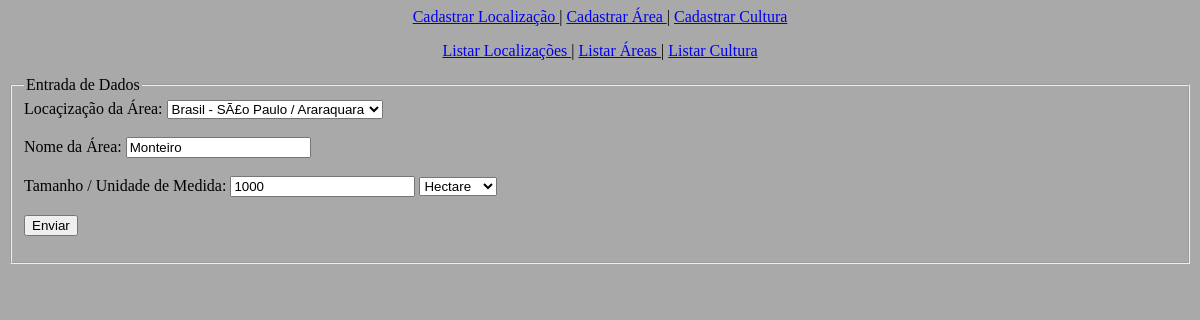
/form_alterar_area.php?id=1, run on the app's committed database.
### tables this page shows
CREATE TABLE IF NOT EXISTS `area` (
  `ID_area` int(5) NOT NULL AUTO_INCREMENT,
  `cod_localizacao` varchar(50) NOT NULL,
  `nome` varchar(50) NOT NULL,
  `uni_medida` varchar(10) NOT NULL,
  `tamanho` double NOT NULL,
  PRIMARY KEY (`ID_area`),
  KEY `cod_localizacao` (`cod_localizacao`),
  KEY `ID_area` (`ID_area`)
);

CREATE TABLE IF NOT EXISTS `localizacao` (
  `ID_localizacao` int(5) NOT NULL AUTO_INCREMENT,
  `pais` varchar(50) NOT NULL,
  `estado` varchar(50) NOT NULL,
  `municipio` varchar(50) NOT NULL,
  PRIMARY KEY (`ID_localizacao`),
  KEY `ID_localizacao` (`ID_localizacao`),
  KEY `ID_localizacao_2` (`ID_localizacao`),
  KEY `ID_localizacao_3` (`ID_localizacao`)
);

### form_alterar_area.php (the view, shortened to what this page needs)
<?php
	include "conexao.php";
	include "funcao.php";
?>
<html>
	<head>
		<link rel="stylesheet" href="estilos.css"/>
	</head>
	<body class="corpo">
		<?php
			$id = $_GET["id"];
			$select = "SELECT * FROM area WHERE ID_area = $id";
			$resultado = mysqli_query($link, $select) or die (mysqli_error($link));
			$linha = mysqli_fetch_array($resultado);
		?>
		<fieldset>
			<legend>Entrada de Dados</legend>
			<form action="altera_area.php" method="post">
				<label>Locaçização da Área: </label>
				<select name="localizacao">
					<?php
						$select = "select * from localizacao";
						$resultado = mysqli_query($link, $select) or die(mysqli_error($link));
						while($linha1 = mysqli_fetch_array($resultado)){
							echo "<option value='" . $linha1["ID_localizacao"] . "' ";
							if ( $linha1['ID_localizacao'] == $linha['cod_localizacao'] ){
								echo " selected ";
							}
							echo "> " . $linha1["pais"] .
							" - " . $linha1["estado"] . " / " . $linha1["municipio"] . "</option>";
						}
					?>
				</select>
				<br />
				<br />
				<label>Nome da Área: </label>
				<input type="text" value="<?=$linha['nome']?>" name="nomeArea"/>
				<br />
				<br />
				<label>Tamanho / Unidade de Medida: </label>
				<input type="number" value="<?=$linha['tamanho']?>" name="tamanho"/>
				<select name="unidade">
					<option value="Hectare" <?php if($linha['uni_medida'] == "Hectare"){
						echo "selected";
					} ?> >Hectare</option>
				</select>
				<br />
				<br />
				<input type="submit" value="Enviar"/>
			</form>
		</fieldset>
	</body>
</html>

### estilos.css (style rules this page uses)
.corpo { background-color: #A9A9A9; }
label { border-color: black; }

### data on the page
area: localizacao "Brasil - SÃ£o Paulo / Araraquara", nomeArea "Monteiro", tamanho "1000", unidade "Hectare"
